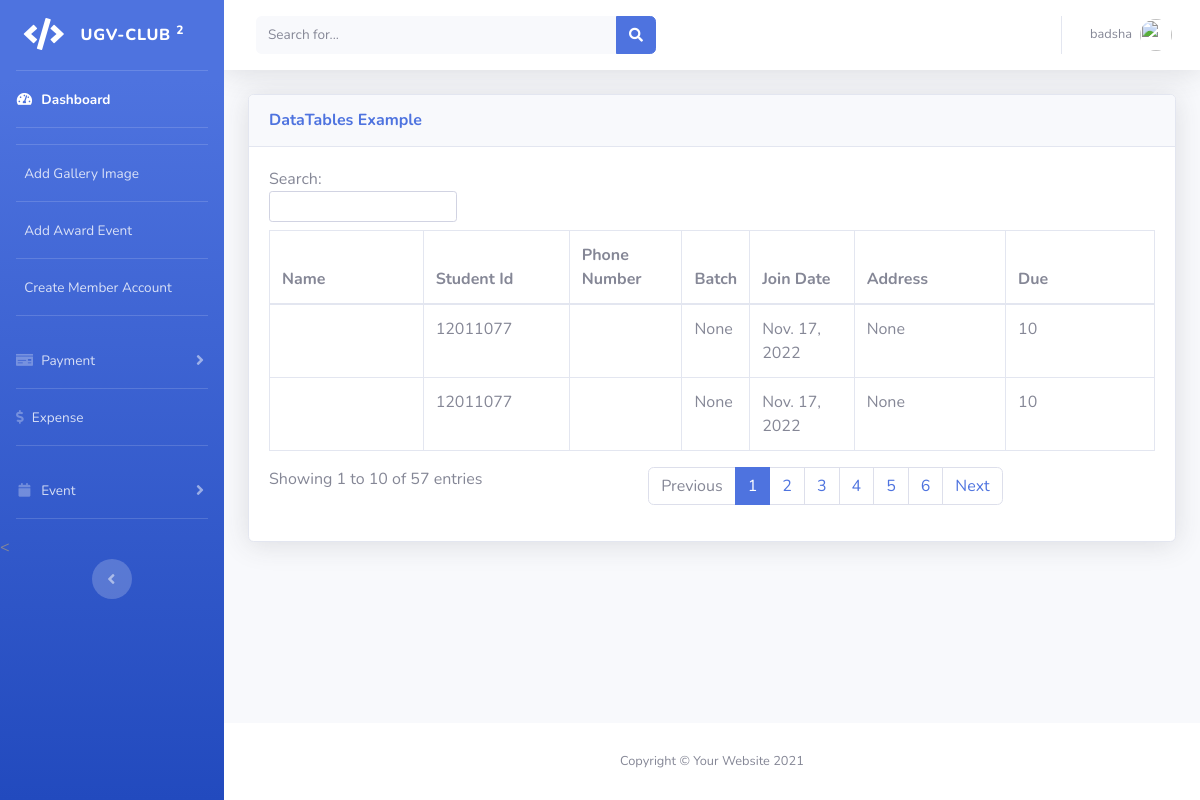
Screenshot of /programming/payment_history/ (signed in) with the database file from the repository.
### user_account/models.py (models this page shows, shortened)
class CustomUser(AbstractUser):
    CLUB_NAME  = (
        ('PROGRAMMING','PROGRAMMING'),
        ('DEVELOPMENT','DEVELOPMENT'),
    )
    GENDER = (
        ('MALE','MALE'),
        ('FEMALE','FEMALE'),
    )
    USER_TYPE =(
        ('ADMIN','ADMIN'),
        ('STAFF','STAFF'),
        ('MEMBERS','MEMBERS'),
    )
    email = models.EmailField(max_length=40,blank=True,null=True)
    student_id = models.CharField(max_length=20,unique=True,blank=True,null=True)
    phone_number = models.CharField(max_length=15,blank=True,null=True)
    batch = models.CharField(max_length=20,null=True,blank=True)
    semester = models.CharField(max_length=20,null=True,blank=True)
    address = models.CharField(max_length=200,null=True,blank=True)
    gender = models.CharField(max_length=10,null=True,blank=True, choices=GENDER )
    user_type = models.CharField(
        max_length=10, choices=USER_TYPE, blank=True, default='MEMBERS')
    club_name = models.CharField(max_length=15, blank=True,null=True, choices = CLUB_NAME)
    profile_pic = models.ImageField(upload_to='user_profile/',null=True, blank=True, )
    created_at = models.DateField(auto_now_add=True,null=True,blank=True)

### pro_club/models.py (models this page shows, shortened)
class Payment(models.Model):
    member = models.ForeignKey(CustomUser,on_delete=models.CASCADE)
    pay_amount = models.IntegerField()
    due_amount = models.IntegerField(default=0,null=True)
    pay_date = models.DateField()

### pro_club/views.py (the view)
# urls.py: path('payment_history/', views.payment_history, name='dev_payment_history'),
@login_required(login_url='pc_login')
@user_passes_test(user_type_cehck, login_url='home')
def payment_history(request):
    payment_history = Payment.objects.all()
    return render(request,'pro_club/payment_history.html',{'payment_history':payment_history})

### pro_club/views.py (called while the page is built)
def user_type_cehck(CustomUser):
    return CustomUser.club_name == 'PROGRAMMING' and CustomUser.user_type != 'MEMBERS'

### templates/pro_club/payment_history.html (shortened to what this page needs)
{% extends 'base.html' %}
{% block content %}
<div class="card shadow mb-4">
    <div class="card-header py-3">
        <h6 class="m-0 font-weight-bold text-primary">DataTables Example</h6>
    </div>
    <div class="card-body">
        <div class="table-responsive">
            <div id="dataTable_wrapper" class="dataTables_wrapper dt-bootstrap4">
                <div class="row">
                    <div class="col-sm-12 col-md-6">
                        <div id="dataTable_filter" class="dataTables_filter">
                            <label>Search:<input type="search" class="form-control form-control-sm" placeholder=""
                                    aria-controls="dataTable" /></label>
                        </div>
                    </div>
                </div>
                <div class="row">
                    <div class="col-sm-12">
                        <table class="table table-bordered dataTable" id="dataTable" width="100%" cellspacing="0"
                            role="grid" aria-describedby="dataTable_info" style="width: 100%">
                            <thead>
                                <tr role="row">
                                    <th class="sorting sorting_asc" tabindex="0" aria-controls="dataTable" rowspan="1"
                                        colspan="1" aria-sort="ascending"
                                        aria-label="Name: activate to sort column descending" style="width: 161px">
                                        Name
                                    </th>
                                    <th class="sorting" tabindex="0" aria-controls="dataTable" rowspan="1" colspan="1"
                                        aria-label="Position: activate to sort column ascending" style="width: 150px">
                                        Student Id
                                    </th>
                                    <th class="sorting" tabindex="0" aria-controls="dataTable" rowspan="1" colspan="1"
                                        aria-label="Office: activate to sort column ascending" style="width: 115px">
                                        Phone Number
                                    </th>
                                    <th class="sorting" tabindex="0" aria-controls="dataTable" rowspan="1" colspan="1"
                                        aria-label="Age: activate to sort column ascending" style="width: 51px">
                                        Batch
                                    </th>
                                    <th class="sorting" tabindex="0" aria-controls="dataTable" rowspan="1" colspan="1"
                                        aria-label="Start date: activate to sort column ascending" style="width: 108px">
                                        Join Date
                                    </th>
                                    <th class="sorting" tabindex="0" aria-controls="dataTable" rowspan="1" colspan="1"
                                        aria-label="Salary: activate to sort column ascending" style="width: 157px">
                                        Address
                                    </th>
                                    <th class="sorting" tabindex="0" aria-controls="dataTable" rowspan="1" colspan="1"
                                        aria-label="Salary: activate to sort column ascending" style="width: 157px">
                                        Due
                                    </th>
                                </tr>
                            </thead>
                            <tbody>
                                {% for i in payment_history %}
                                <tr class="odd">
                                    <td class="sorting_1">{{i.member.name}}</td>
                                    <td>{{i.member.student_id}}</td>
                                    <td>{{i.member.phone}}</td>
                                    <td>{{i.member.batch}}</td>
                                    <td>{{i.member.created_at}}</td>
                                    <td>{{i.member.address}}</td>
                                    <td>{{i.due_amount}}</td>
                                </tr>
                                {% endfor %}
                            </tbody>
                        </table>
                    </div>
                </div>
                <div class="row">
                    <div class="col-sm-12 col-md-5">
                        <div class="dataTables_info" id="dataTable_info" role="status" aria-live="polite">
                            Showing 1 to 10 of 57 entries
                        </div>
                    </div>
                    <div class="col-sm-12 col-md-7">
                        <div class="dataTables_paginate paging_simple_numbers" id="dataTable_paginate">
                            <ul class="pagination">
                                <li class="paginate_button page-item previous disabled" id="dataTable_previous">
                                    <a href="#" aria-controls="dataTable" data-dt-idx="0" tabindex="0"
                                        class="page-link">Previous</a>
                                </li>
                                <li class="paginate_button page-item active">
                                    <a href="#" aria-controls="dataTable" data-dt-idx="1" tabindex="0"
                                        class="page-link">1</a>
                                </li>
                                <li class="paginate_button page-item">
                                    <a href="#" aria-controls="dataTable" data-dt-idx="2" tabindex="0"
                                        class="page-link">2</a>
                                </li>
                                <li class="paginate_button page-item">
                                    <a href="#" aria-controls="dataTable" data-dt-idx="3" tabindex="0"
                                        class="page-link">3</a>
                                </li>
                                <li class="paginate_button page-item">
                                    <a href="#" aria-controls="dataTable" data-dt-idx="4" tabindex="0"
                                        class="page-link">4</a>
                                </li>
                                <li class="paginate_button page-item">
                                    <a href="#" aria-controls="dataTable" data-dt-idx="5" tabindex="0"
                                        class="page-link">5</a>
                                </li>
                                <li class="paginate_button page-item">
                                    <a href="#" aria-controls="dataTable" data-dt-idx="6" tabindex="0"
                                        class="page-link">6</a>
                                </li>
                                <li class="paginate_button page-item next" id="dataTable_next">
                                    <a href="#" aria-controls="dataTable" data-dt-idx="7" tabindex="0"
                                        class="page-link">Next</a>
                                </li>
                            </ul>
                        </div>
                    </div>
                </div>
            </div>
        </div>
    </div>
</div>
{% endblock %}

### templates/topbar.html (shortened to what this page needs)
{% load static %}
<nav class="navbar navbar-expand navbar-light bg-white topbar mb-4 static-top shadow">
    <form class="d-none d-sm-inline-block form-inline mr-auto ml-md-3 my-2 my-md-0 mw-100 navbar-search">
        <div class="input-group">
            <input type="text" class="form-control bg-light border-0 small" placeholder="Search for..."
                aria-label="Search" aria-describedby="basic-addon2">
            <div class="input-group-append">
                <button class="btn btn-primary" type="button">
                    <i class="fas fa-search fa-sm"></i>
                </button>
            </div>
        </div>
    </form>
    <ul class="navbar-nav ml-auto">
        <li class="nav-item dropdown no-arrow">
            <a class="nav-link dropdown-toggle" href="#" id="userDropdown" role="button" data-toggle="dropdown"
                aria-haspopup="true" aria-expanded="false">
                <span class="mr-2 d-none d-lg-inline text-gray-600 small">{{user.username}}</span>
                <img class="img-profile rounded-circle" src="{% static 'assets/img/undraw_profile.svg' %}">
            </a>
        </li>
    </ul>
</nav>

### rows the page displays
CustomUser: username "badsha"
Payment: member.student_id "12011077", member.batch "None", member.created_at "Nov. 17, 2022", member.address "None", due_amount "10"
Payment: member.student_id "12011077", member.batch "None", member.created_at "Nov. 17, 2022", member.address "None", due_amount "10"
